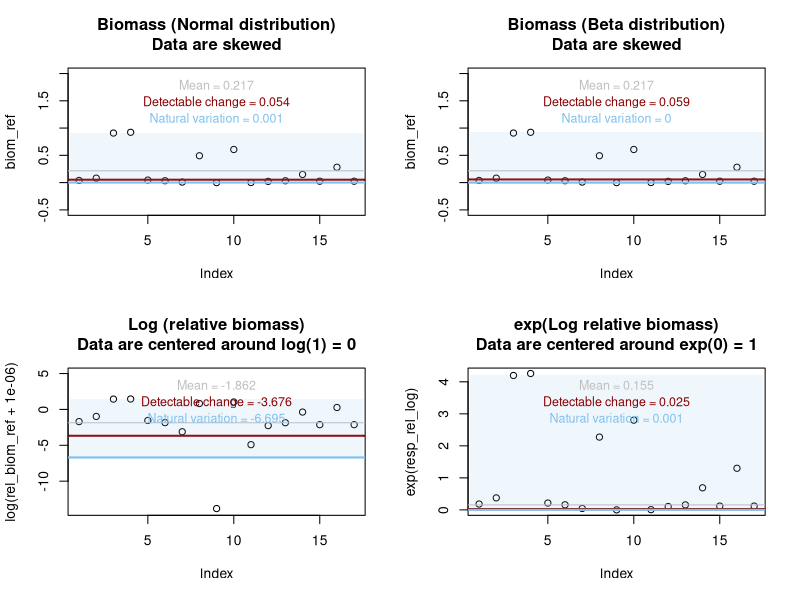

The R script that drew this image:

par(mfrow=c(2,2))

biom_ref <- c(0.03957205621167, 0.0811918545211271, 0.908829228583368, 0.922249894291561, 0.0462640015420659, 0.034283891473264, 
              0.00962059832789064, 0.492276399029422, 9.59232693276135e-14, 0.606834621564842, 0.0015883537470871, 0.0226450990829886, 
              0.0338317385921383, 0.149291081670944, 0.0257352831295881, 0.281418315885206, 0.0257930781814254)

###
# ASSUME NORMAL DISTRIBUTION
###

plot(biom_ref, main="Biomass (Normal distribution)\nData are skewed", ylim=c(-0.5,2))

n_records <- length(biom_ref)
mean_biom <- mean(biom_ref)
sd_biom   <- sd(biom_ref)
se_biom   <- sd_biom / sqrt(n_records)
tval     <- qt(0.975, df = max(n_records-1, 1))
err_margin <- tval * se_biom
DC <- CIlow <- mean_biom - err_margin
DC
abline(h=mean_biom, col="grey75")
abline(h=DC, col="darkred", lwd=2)
nv_lower <- quantile(biom_ref, 0.05)
nv_upper <- quantile(biom_ref, 0.95)
nv_lower
nv_upper
rect(xleft=0.5, xright=length(biom_ref)+0.5, 
     ybottom=nv_lower, ytop=nv_upper, 
     col=rgb(t(col2rgb("skyblue2")), maxColorValue = 255, alpha = 30), 
     border=NA)
NV = nv_lower
NV
abline(h=NV, col="skyblue2", lwd=2)
mtext(paste0("Mean = ", round(mean_biom, 3)),col="grey75",
      side = 3, line = -1.5, adj = 0.5, cex=0.75)
mtext(paste0("Detectable change = ", round(DC, 3)),col="darkred",
      side = 3, line = -2.5, adj = 0.5, cex=0.75)
mtext(paste0("Natural variation = ", round(NV, 3)), col="skyblue2",
      side = 3, line = -3.5, adj = 0.5, cex=0.75)
#points(biom_ref, pch=19, cex=1.1)

###
# ASSUME BETA DISTRIBUTION
###
library(fitdistrplus)
biom_ref_adj <- pmin(pmax(biom_ref, 1e-6), 1-1e-6)
fit_beta <- fitdist(biom_ref_adj, "beta", method="mme")
# fit_beta
plot(biom_ref, main="Biomass (Beta distribution)\nData are skewed", ylim=c(-0.5,2))

n <- length(biom_ref_adj)
alpha <- fit_beta$estimate["shape1"]
beta  <- fit_beta$estimate["shape2"]
mean_beta <- alpha / (alpha + beta)
var_beta <- (alpha * beta) / ((alpha + beta)^2 * (alpha + beta + 1))
se_beta <- sqrt(var_beta / n)
tval <- qt(0.975, df=n-1)
DC <- mean_beta - tval * se_beta
DC
abline(h=mean_biom, col="grey75")
abline(h=DC, col="darkred", lwd=2)

NV_lower <- qbeta(0.05, fit_beta$estimate["shape1"], fit_beta$estimate["shape2"])
NV_upper <- qbeta(0.95, fit_beta$estimate["shape1"], fit_beta$estimate["shape2"])
NV <- NV_lower  # same as before if you want to plot the lower bound
rect(xleft=0.5, xright=length(biom_ref)+0.5, 
     ybottom=NV_lower, ytop=NV_upper, 
     col=rgb(t(col2rgb("skyblue2")), maxColorValue = 255, alpha = 30), 
     border=NA)
abline(h=NV_lower, col="skyblue2", lwd=2)
mtext(paste0("Mean = ", round(mean_beta, 3)),col="grey75",
      side = 3, line = -1.5, adj = 0.5, cex=0.75)
mtext(paste0("Detectable change = ", round(DC, 3)),col="darkred",
      side = 3, line = -2.5, adj = 0.5, cex=0.75)
mtext(paste0("Natural variation = ", round(NV, 3)), col="skyblue2",
      side = 3, line = -3.5, adj = 0.5, cex=0.75)
#points(biom_ref, pch=19, cex=1.1)


###
# ASSUME LOG-NORMAL DISTRIBUTION
###
# rel_biom_ref = Biomass estimates of all reference samples relative to their mean
rel_biom_ref <- biom_ref / mean(biom_ref) 
mean(rel_biom_ref) # The mean of biomass of all reference samples is on average equal to 1.

plot(log(rel_biom_ref+1e-6), main="Log (relative biomass)\nData are centered around log(1) = 0", ylim=c(-14,5)) 
resp_rel_log <- log(rel_biom_ref+1e-6)
n_records <- length(resp_rel_log)
mean_biom <- mean(resp_rel_log, na.rm=T)
sd_biom   <- sd(resp_rel_log, na.rm=T)
se_biom   <- sd_biom / sqrt(n_records)
tval     <- qt(0.975, df = max(n_records-1, 1))
err_margin <- tval * se_biom
DC <- CIlow <- mean_biom - err_margin
DC
abline(h=mean_biom, col="grey75")
abline(h=DC, col="darkred", lwd=2)
nv_lower <- quantile(resp_rel_log, 0.05)
nv_upper <- quantile(resp_rel_log, 0.95)
nv_lower
nv_upper
rect(xleft=0.5, xright=length(resp_rel_log)+0.5, 
     ybottom=nv_lower, ytop=nv_upper, 
     col=rgb(t(col2rgb("skyblue2")), maxColorValue = 255, alpha = 30), 
     border=NA)
NV = nv_lower
NV
abline(h=NV, col="skyblue2", lwd=2)
mtext(paste0("Mean = ", round(mean_biom, 3)),col="grey75",
      side = 3, line = -1.5, adj = 0.5, cex=0.75)
mtext(paste0("Detectable change = ", round(DC, 3)),col="darkred",
      side = 3, line = -2.5, adj = 0.5, cex=0.75)
mtext(paste0("Natural variation = ", round(NV, 3)), col="skyblue2",
      side = 3, line = -3.5, adj = 0.5, cex=0.75)
#points(log(rel_biom_ref+1e-6), pch=19, cex=1.1)


###
# EXP(LOG-NORMAL) DISTRIBUTION
###
plot(exp(resp_rel_log), 
     main="exp(Log relative biomass)\nData are centered around exp(0) = 1") 
abline(h=exp(mean_biom), col="grey75")
abline(h=exp(DC), col="darkred", lwd=2)
NV <- nv_lower <- exp(quantile(resp_rel_log, 0.05))
nv_upper <- exp(quantile(resp_rel_log, 0.95))
nv_lower
nv_upper
abline(h=NV, col="skyblue2", lwd=2)
rect(xleft=0.5, xright=length(resp_rel_log)+0.5, 
     ybottom=nv_lower, ytop=nv_upper, 
     col=rgb(t(col2rgb("skyblue2")), maxColorValue = 255, alpha = 30), 
     border=NA)
mtext(paste0("Mean = ", round(exp(mean_biom), 3)),col="grey75",
      side = 3, line = -1.5, adj = 0.5, cex=0.75)
mtext(paste0("Detectable change = ", round(exp(DC), 3)),col="darkred",
      side = 3, line = -2.5, adj = 0.5, cex=0.75)
mtext(paste0("Natural variation = ", round(NV, 3)), col="skyblue2",
      side = 3, line = -3.5, adj = 0.5, cex=0.75)
#points(exp(resp_rel_log), pch=19, cex=1.1)

# 
# tmp <- rel_biom_ref
# plot(tmp, main="Relative biomass")
# n_records <- length(tmp)
# mean_log <- mean(log(tmp + 1e-6), na.rm=T)
# mean_log
# sd_log   <- sd(log(tmp + 1e-6), na.rm=T)
# sd_log
# se_log   <- sd_log / sqrt(n_records)
# se_log
# tval     <- qt(0.975, df = max(n_records-1, 1))
# tval
# Q90long_DCref = exp(mean_log - tval * se_log)
# Q90long_DCref
# Q90long_NVref = exp(quantile(log(tmp + 1e-6), 0.15,na.rm=T))
# rect(xleft=0.5, xright=length(resp_rel_log)+0.5, 
#      ybottom=exp(quantile(log(tmp + 1e-6), 0.15,na.rm=T)), 
#      ytop=exp(quantile(log(tmp + 1e-6), 0.85,na.rm=T)), 
#      col=rgb(t(col2rgb("skyblue2")), maxColorValue = 255, alpha = 30), 
#      border=NA)
# abline(h=exp(mean_log), col="grey75")
# abline(h=Q90long_DCref, col="darkred", lwd=2)
# abline(h=Q90long_NVref, col="skyblue2", lwd=2)
# 
